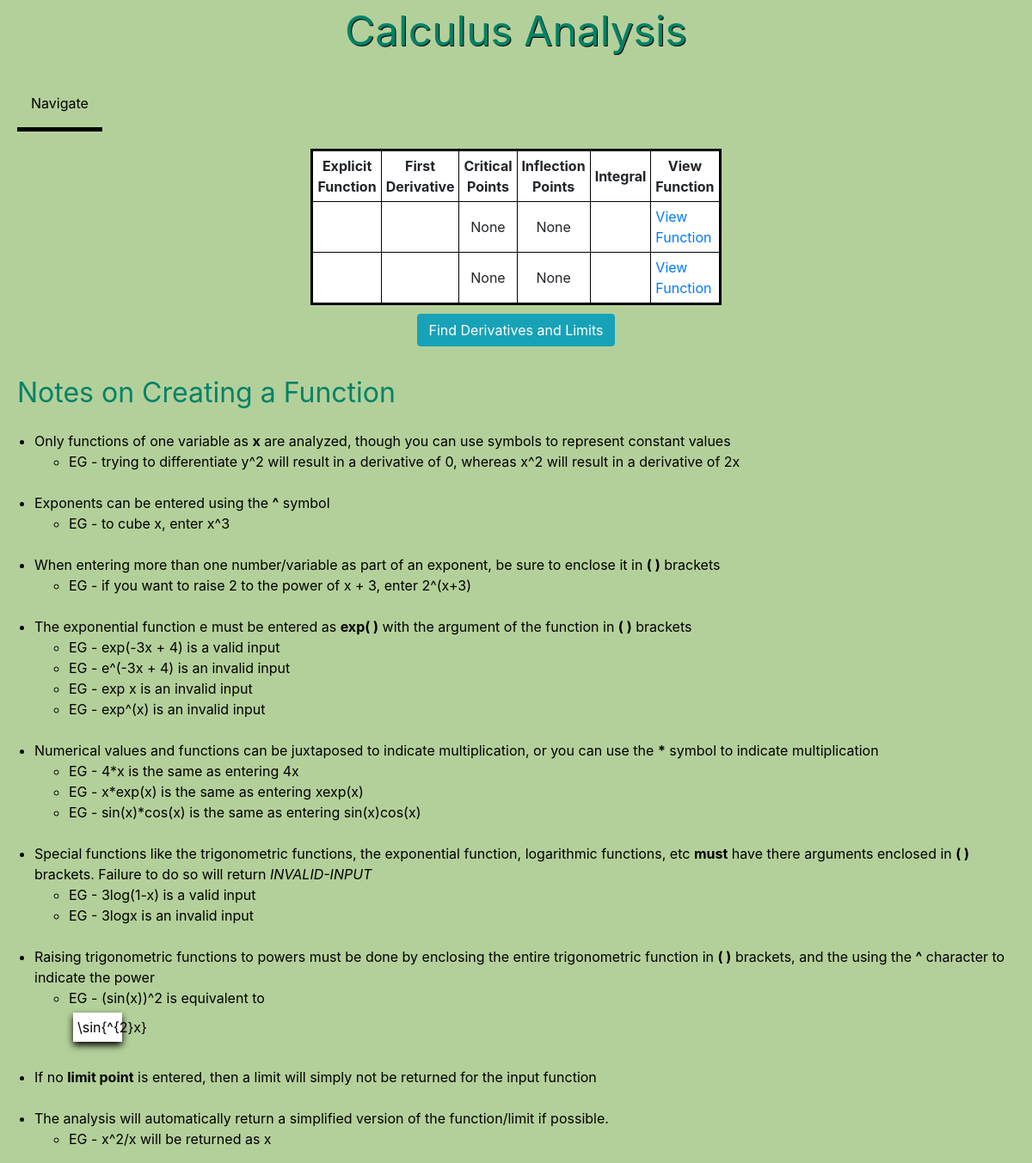
The app's page /calculus_tool/ (signed in), older data.
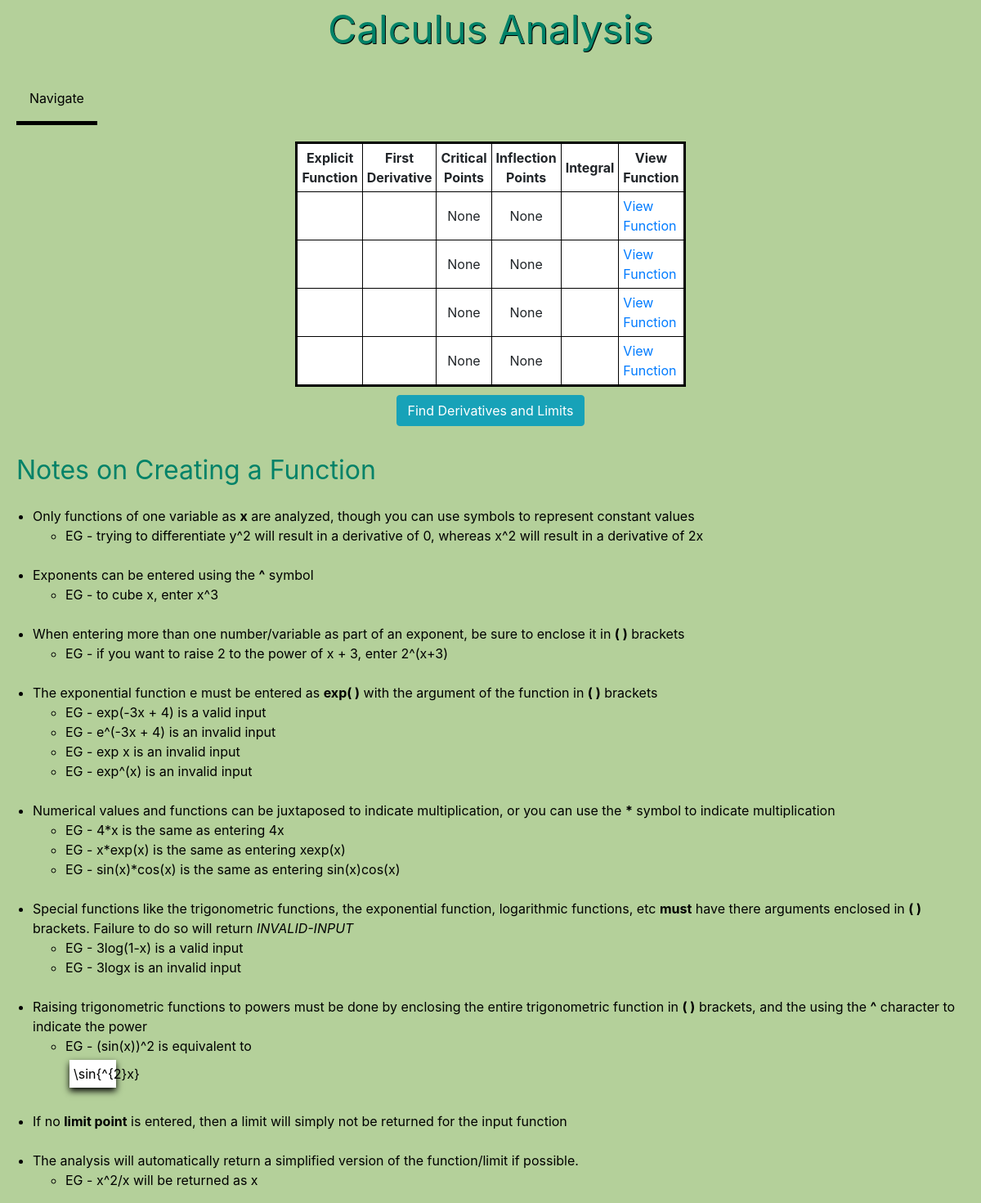
The same page, newer data.
### calctool/models.py (models this page shows, shortened)
class Function(models.Model):
    equation = models.CharField(max_length=100)
    limit_point = models.CharField(max_length=10,blank=True)

### calctool/views.py (the view)
# urls.py: path('calculus_tool/',FunctionListView.as_view(),name='calculus_tool'),
class FunctionListView(ListView):
    model = Function
    template_name = 'calctool/calculus_tool.html'
    context_object_name = 'equations'

### calctool/templatetags/calctool_tags.py (called while the page is built)
@register.simple_tag
def latex_function(function):
    function = function.replace('^','**')
    for char in [chr(i) for i in range(48,58)]:
        function = function.replace('{}x'.format(char),'{}*x'.format(char))
        for f in ['sqrt','exp','ln','log','sin','cos','tan','sec','csc','cot','(']:
            function = function.replace('{}{}'.format(char,f),'{}*{}'.format(char,f))
            function = function.replace('x{}'.format(f),'x*{}'.format(f))
            function = function.replace('){}'.format(f),')*{}'.format(f))
    try:
        latex(sympy.simplify(function))
        validate = True
    except:
        validate = False
    if validate == True:
        return latex(sympy.simplify(function))
    else:
        return 'Invalid-Input'

### calctool/templates/calctool/calculus_tool.html (shortened to what this page needs)
<!DOCTYPE html>
<html>
<html lang="en">
  <head>
    <link rel="stylesheet" href="https://maxcdn.bootstrapcdn.com/bootstrap/4.0.0/css/bootstrap.min.css">
  </head>
<body style="background-color:#b4d09a;">
<div class='title'><center>Calculus Analysis</center></div>
	<div class='subtitles' style='font-size:100%;'>
		<div class='dropdown'>
			<button class='dropbutton'>Navigate</button>
		</div>
	</div>
{% load calctool_tags %}
{% if request.user.is_superuser %}
<table style="background-color:#ffffff" width=30% align='center'>
	<tr>
		<th><center>Explicit Function</center></th>
		<th><center>First Derivative</center></th>
		<th><center>Critical Points</center></th>
		<th><center>Inflection Points</center></th>
		<th><center>Integral</center></th>
		<th><center>View Function</center></th>
	</tr>
	{% for f in equations %}
	<tr>
		<td>
		</td>
		<td>
		</td>
		{% critpoints f.equation as cps %}
		<td>
		<div lang="latex" align='center'>
		{{cps}}
		</div>
		</td>
		{% infpoints f.equation as ips %}
		<td>
		<div lang="latex" align='center'>
		{{ips}}
		</div>
		</td>
		<td>
		</td>
		<td><a href='{% url 'function-detail' f.id %}'>View Function</a></td>
	</tr>
	{% endfor %}
</table>
{% endif %}
<center><a class='btn btn-info' style='margin:10px;' href='{% url 'function-create' %}'>Find Derivatives and Limits</a></center>
<div class='subtitles'>Notes on Creating a Function</div>
		<ul class='lists'>
			<li>Only functions of one variable as <b>x</b> are analyzed, though you can use symbols to represent constant values</li>
				<ul class='lists'>
					<li>EG - trying to differentiate y^2 will result in a derivative of 0, whereas x^2 will result in a derivative
						of 2x</li>
				</ul>
			<br>
			<li>Exponents can be entered using the <b>^</b> symbol</li>
				<ul class='lists'>
					<li>EG - to cube x, enter x^3</li>
				</ul>
			<br>
			<li>When entering more than one number/variable as part of an exponent, be sure to enclose it in <b>( )</b> brackets</li>
				<ul class='lists'>
					<li>EG - if you want to raise 2 to the power of x + 3, enter 2^(x+3)</li>
				</ul>
			<br>
			<li>The exponential function e must be entered as <b>exp( )</b> with the argument of the function in <b>( )</b> brackets</li>
				<ul class='lists'>
					<li>EG - exp(-3x + 4) is a valid input</li>
					<li>EG - e^(-3x + 4) is an invalid input</li>
					<li>EG - exp x is an invalid input</li>
					<li>EG - exp^(x) is an invalid input</li>
				</ul>
			<br>
			<li>Numerical values and functions can be juxtaposed to indicate multiplication, or you can use the <b>*</b> symbol to indicate
				multiplication</li>
				<ul class='lists'>
					<li>EG - 4*x is the same as entering 4x</li>
					<li>EG - x*exp(x) is the same as entering xexp(x)</li>
					<li>EG - sin(x)*cos(x) is the same as entering sin(x)cos(x)</li>
				</ul>
			<br>
			<li>Special functions like the trigonometric functions, the exponential function, logarithmic functions, etc <b>must</b> have
				there arguments enclosed in <b>( )</b> brackets. Failure to do so will return <i>INVALID-INPUT</i> </li>
				<ul class='lists'>
					<li>EG - 3log(1-x) is a valid input</li>
					<li>EG - 3logx is an invalid input</li>
				</ul>
			<br>
			<li>Raising trigonometric functions to powers must be done by enclosing the entire trigonometric function in <b>( )</b>
				brackets, and the using the <b>^</b> character to indicate the power</li>
				<ul class='lists'>
					<li>EG - (sin(x))^2 is equivalent to </li>
						<div lang="latex" class='latstyle'>
							\sin{^{2}x}
						</div>
				</ul>
			<br>
			<li>If no <b>limit point</b> is entered, then a limit will simply not be returned for the input function</li>
			<br>
			<li>The analysis will automatically return a simplified version of the function/limit if possible.</li>
				<ul class='lists'>
					<li>EG - x^2/x will be returned as x</li>
				</ul>
		</ul>
</body>
</html>

Row changes from the older to the newer data that the page shows:
added Function: cps "None", ips "None"
added Function: cps "None", ips "None"
